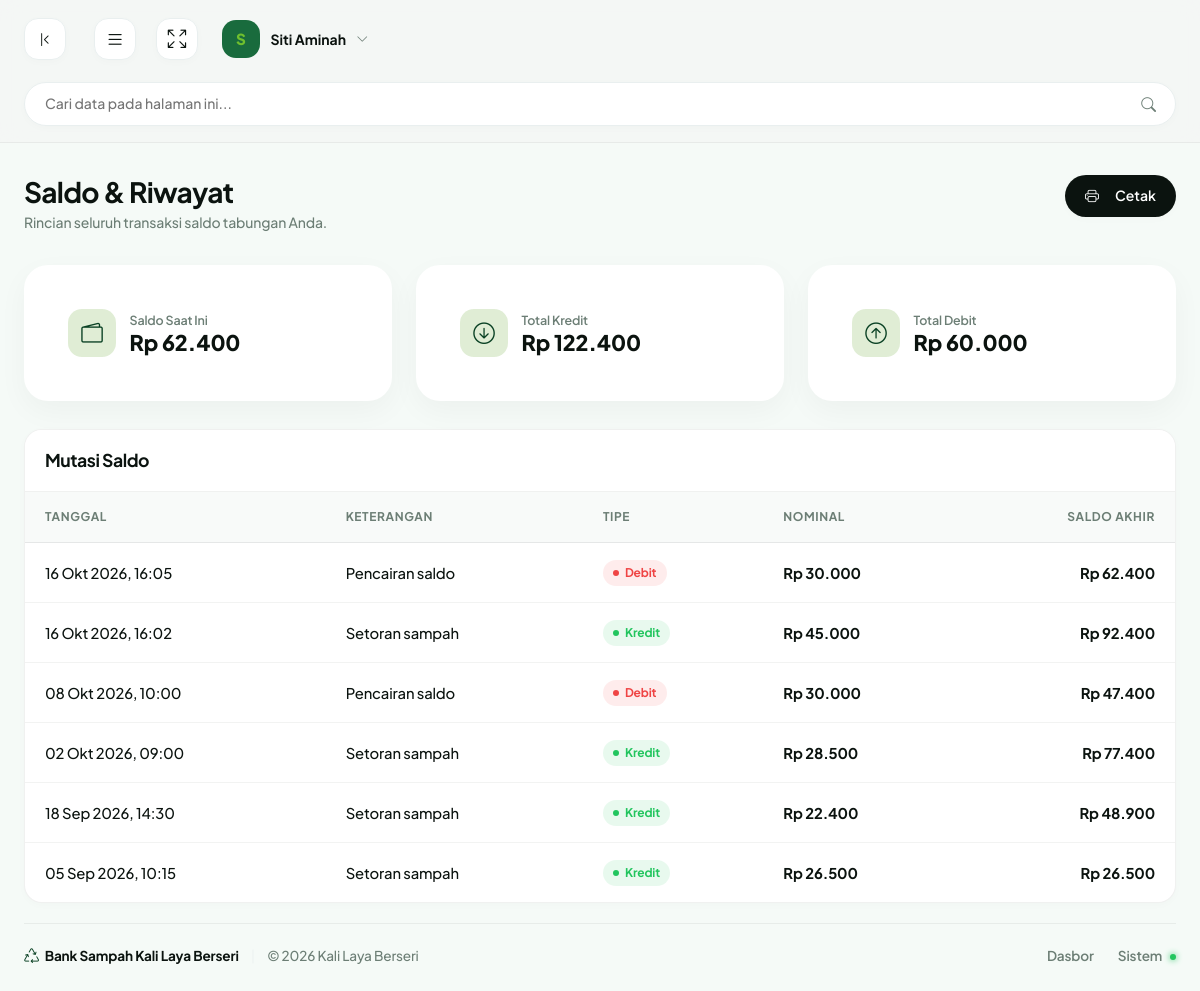
The app's page /nasabah/saldo.php (signed in) with its own data.
### tables this page shows
CREATE TABLE `saldo_mutasi` (
  `id` int NOT NULL,
  `user_id` int NOT NULL,
  `tipe` enum('kredit','debit') NOT NULL,
  `nominal` decimal(14,2) NOT NULL DEFAULT '0.00',
  `saldo_akhir` decimal(14,2) NOT NULL DEFAULT '0.00',
  `ref_type` varchar(20) DEFAULT NULL,
  `ref_id` int DEFAULT NULL,
  `keterangan` varchar(255) DEFAULT NULL,
  `tanggal` datetime NOT NULL
);

### includes/auth.php (called while the page is built, shortened)
<?php
require_once __DIR__ . '/../connection.php';
require_once __DIR__ . '/fungsi.php';
if (!function_exists('current_user')) {
    function current_user(): array
    {
        return [
            'id_user' => (int) ($_SESSION['id_user'] ?? 0),
            'name'    => $_SESSION['name'] ?? '',
            'email'   => $_SESSION['email'] ?? '',
            'role'    => $_SESSION['role'] ?? '',
        ];
    }
}

### includes/fungsi.php (called while the page is built, shortened)
<?php
if (!function_exists('e')) {
    function e($value): string
    {
        return htmlspecialchars((string) $value, ENT_QUOTES, 'UTF-8');
    }
}
if (!function_exists('rupiah')) {
    function rupiah($angka, bool $prefix = true): string
    {
        $hasil = number_format((float) $angka, 0, ',', '.');
        return $prefix ? 'Rp ' . $hasil : $hasil;
    }
}
if (!function_exists('tanggal_id')) {
    function tanggal_id(?string $tanggal): string
    {
        $bulan = [
            1 => 'Jan', 'Feb', 'Mar', 'Apr', 'Mei', 'Jun',
            'Jul', 'Agu', 'Sep', 'Okt', 'Nov', 'Des',
        ];
        $ts = strtotime($tanggal);
        return date('d', $ts) . ' ' . $bulan[(int) date('n', $ts)] . ' ' . date('Y', $ts);
    }
}
if (!function_exists('tanggal_waktu_id')) {
    function tanggal_waktu_id(?string $tanggal): string
    {
        $ts = strtotime($tanggal);
        return tanggal_id($tanggal) . ', ' . date('H:i', $ts);
    }
}
if (!function_exists('get_saldo')) {
    function get_saldo(mysqli $con, int $user_id): float
    {
        $stmt = mysqli_prepare(
            $con,
            'SELECT saldo_akhir FROM saldo_mutasi WHERE user_id = ? ORDER BY id DESC LIMIT 1'
        );
        mysqli_stmt_bind_param($stmt, 'i', $user_id);
        mysqli_stmt_execute($stmt);
        $res = mysqli_stmt_get_result($stmt);
        $row = $res ? mysqli_fetch_assoc($res) : null;
        return $row ? (float) $row['saldo_akhir'] : 0.0;
    }
}

### nasabah/saldo.php (the view, shortened to what this page needs)
<?php
require_once __DIR__ . '/../includes/auth.php';
$u   = current_user();
$uid = $u['id_user'];
$saldo = get_saldo($con, $uid);
$stmt = mysqli_prepare($con, "SELECT COALESCE(SUM(CASE WHEN tipe='kredit' THEN nominal ELSE 0 END),0) AS kredit, COALESCE(SUM(CASE WHEN tipe='debit' THEN nominal ELSE 0 END),0) AS debit FROM saldo_mutasi WHERE user_id = ?");
mysqli_stmt_bind_param($stmt, 'i', $uid);
mysqli_stmt_execute($stmt);
$sum = mysqli_fetch_assoc(mysqli_stmt_get_result($stmt));
$stmt = mysqli_prepare($con, "SELECT * FROM saldo_mutasi WHERE user_id = ? ORDER BY tanggal DESC");
mysqli_stmt_bind_param($stmt, 'i', $uid);
mysqli_stmt_execute($stmt);
$res = mysqli_stmt_get_result($stmt);
$rows = [];
while ($r = mysqli_fetch_assoc($res)) { $rows[] = $r; }
$page_actions  = '<button type="button" class="btn btn-dark-custom" data-print><i class="bi bi-printer me-1"></i> Cetak</button>';
require __DIR__ . '/../includes/header.php';
?>
<div class="row g-4 mb-1">
  <div class="col-md-4">
    <div class="card"><div class="card-body stat-mini">
      <div class="stat-mini-icon"><i class="bi bi-wallet2"></i></div>
      <div><div class="stat-mini-label">Saldo Saat Ini</div><div class="stat-mini-value"><?= e(rupiah($saldo)) ?></div></div>
    </div></div>
  </div>
  <div class="col-md-4">
    <div class="card"><div class="card-body stat-mini">
      <div class="stat-mini-icon"><i class="bi bi-arrow-down-circle"></i></div>
      <div><div class="stat-mini-label">Total Kredit</div><div class="stat-mini-value"><?= e(rupiah($sum['kredit'])) ?></div></div>
    </div></div>
  </div>
  <div class="col-md-4">
    <div class="card"><div class="card-body stat-mini">
      <div class="stat-mini-icon"><i class="bi bi-arrow-up-circle"></i></div>
      <div><div class="stat-mini-label">Total Debit</div><div class="stat-mini-value"><?= e(rupiah($sum['debit'])) ?></div></div>
    </div></div>
  </div>
</div>
<div class="table-card-custom no-print-controls">
  <div class="table-header-control"><h2 class="card-title mb-0">Mutasi Saldo</h2></div>
  <div class="table-responsive">
    <table class="table-custom">
      <thead><tr><th>Tanggal</th><th>Keterangan</th><th>Tipe</th><th>Nominal</th><th class="text-end">Saldo Akhir</th></tr></thead>
      <tbody>
        <?php if (empty($rows)): ?>
          <tr><td colspan="5" class="text-center text-muted-green py-4">Belum ada mutasi.</td></tr>
        <?php else: foreach ($rows as $r): ?>
          <tr>
            <td><?= e(tanggal_waktu_id($r['tanggal'])) ?></td>
            <td><?= e($r['keterangan'] ?: '-') ?></td>
            <td><?= $r['tipe'] === 'kredit' ? '<span class="badge-table success">Kredit</span>' : '<span class="badge-table failed">Debit</span>' ?></td>
            <td class="table-amount"><?= e(rupiah($r['nominal'])) ?></td>
            <td class="table-amount text-end"><?= e(rupiah($r['saldo_akhir'])) ?></td>
          </tr>
        <?php endforeach; endif; ?>
      </tbody>
    </table>
  </div>
</div>
<?php require __DIR__ . '/../includes/footer.php'; ?>

### assets/css/main.css (style rules this page uses)
:root { --bs-body-bg: #F5FAF7; --bs-body-font-family: 'Plus Jakarta Sans', sans-serif; --brand-forest-dark: #0C5429; --brand-forest-medium: #0A4124; --brand-forest-light: #196B3D; --brand-lime: #6FBF2E; --brand-lime-hover: #7FCE3E; --brand-lime-translucent: rgba(84, 155, 27, 0.18); --text-main: #0B130F; --text-muted-green: #6C7E75; --text-sidebar-muted: #879A91; --card-background: #FFFFFF; --border-light: #E9EFEF; --border-dark-green: rgba(255, 255, 255, 0.1); --sys-green: #22C55E; --sys-green-bg: #DCFCE7; --sys-red: #EF4444; --sys-red-bg: #FEE2E2; --sys-orange: #F97316; --sys-orange-bg: #FFEDD5; --sidebar-width: 280px; --navbar-height: 80px; --radius-xxl: 24px; --radius-xl: 18px; --radius-lg: 14px; --radius-md: 10px; --radius-sm: 6px; --shadow-sm: 0 2px 8px rgba(11, 19, 15, 0.02); --shadow-md: 0 10px 30px rgba(11, 19, 15, 0.04); --shadow-lg: 0 20px 50px rgba(11, 19, 15, 0.08); }
body { background-color: var(--bs-body-bg); color: var(--text-main); font-family: var(--bs-body-font-family); font-size: 0.925rem; font-weight: 500; -webkit-font-smoothing: antialiased; letter-spacing: -0.01em; }
h1, h2, h3, h4, h5, h6, .h1, .h2, .h3, .h4, .h5, .h6 { color: var(--text-main); font-weight: 700; letter-spacing: -0.025em; }
.btn-dark-custom { background-color: var(--text-main); color: #FFFFFF; font-weight: 600; font-size: 0.875rem; padding: 0.65rem 1.25rem; border-radius: 50rem; border: none; display: flex; align-items: center; gap: 0.75rem; box-shadow: var(--shadow-sm); transition: all 0.2s ease-in-out; }
.card { background-color: var(--card-background); border: none; border-radius: var(--radius-xxl); padding: 1.75rem; box-shadow: var(--shadow-md); margin-bottom: 1.5rem; position: relative; overflow: hidden; }
.card-title { font-size: 1.1rem; font-weight: 700; color: var(--text-main); margin-bottom: 0; }
.table-card-custom { background-color: #FFFFFF; border-radius: var(--radius-xl); border: 1px solid rgba(11, 19, 15, 0.06) !important; box-shadow: var(--shadow-sm); overflow: hidden; margin-bottom: 1.25rem !important; width: 100%; }
.table-custom { width: 100%; margin-bottom: 0; vertical-align: middle; border-collapse: collapse; }
.table-custom th, .table-custom td { padding: 1rem 1.25rem; border-bottom: 1px solid rgba(11, 19, 15, 0.05); white-space: nowrap; }
.table-custom th { background-color: #F8FAF9; color: var(--text-muted-green); font-size: 0.75rem; text-transform: uppercase; font-weight: 700; letter-spacing: 0.05em; border-bottom: 1px solid rgba(11, 19, 15, 0.08); }
.table-custom tbody tr { transition: background-color 0.2s ease-in-out; }
.table-custom tbody tr:last-child td { border-bottom: none; }
.badge-table { display: inline-flex; align-items: center; gap: 0.35rem; padding: 0.25rem 0.65rem; font-size: 0.75rem; font-weight: 700; border-radius: 50rem; }
.badge-table::before { content: ''; display: inline-block; width: 6px; height: 6px; border-radius: 50rem; }
.badge-table.success { background-color: rgba(34, 197, 94, 0.1); color: var(--sys-green); }
.badge-table.success::before { background-color: var(--sys-green); }
.badge-table.failed { background-color: rgba(239, 68, 68, 0.1); color: var(--sys-red); }
.badge-table.failed::before { background-color: var(--sys-red); }
.table-header-control { background-color: #FFFFFF; padding: 1.25rem; border-bottom: 1px solid rgba(11, 19, 15, 0.06); display: flex; align-items: center; justify-content: space-between; flex-wrap: wrap; gap: 1rem; }
.table-amount { font-weight: 700; color: var(--text-main); }

### assets/css/app.css (style rules this page uses)
.stat-mini { display: flex; align-items: center; gap: 0.85rem; }
.stat-mini-icon { width: 48px; height: 48px; border-radius: var(--radius-lg); display: flex; align-items: center; justify-content: center; font-size: 1.35rem; flex-shrink: 0; background-color: var(--brand-lime-translucent); color: var(--brand-forest-medium); }
.stat-mini-label { font-size: 0.78rem; font-weight: 600; color: var(--text-muted-green); margin-bottom: 0.1rem; }
.stat-mini-value { font-size: 1.35rem; font-weight: 800; color: var(--text-main); line-height: 1.15; }

### records on screen
saldo_mutasi: saldo_akhir "Rp 62.400", tanggal "16 Okt 2026, 16:05", keterangan "Pencairan saldo", tipe "Debit", nominal "Rp 30.000"
saldo_mutasi: tanggal "16 Okt 2026, 16:02", keterangan "Setoran sampah", tipe "Kredit", nominal "Rp 45.000", saldo_akhir "Rp 92.400"
saldo_mutasi: tanggal "08 Okt 2026, 10:00", keterangan "Pencairan saldo", tipe "Debit", nominal "Rp 30.000", saldo_akhir "Rp 47.400"
saldo_mutasi: tanggal "02 Okt 2026, 09:00", keterangan "Setoran sampah", tipe "Kredit", nominal "Rp 28.500", saldo_akhir "Rp 77.400"
saldo_mutasi: tanggal "18 Sep 2026, 14:30", keterangan "Setoran sampah", tipe "Kredit", nominal "Rp 22.400", saldo_akhir "Rp 48.900"
saldo_mutasi: tanggal "05 Sep 2026, 10:15", keterangan "Setoran sampah", tipe "Kredit", nominal "Rp 26.500", saldo_akhir "Rp 26.500"

### other values on screen
mb_substr($u['name'] ?: 'U', 0, 1) "S"
$u['name'] "Siti Aminah"
$page_title "Saldo & Riwayat"
$page_subtitle "Rincian seluruh transaksi saldo tabungan Anda."
rupiah($sum['kredit']) "Rp 122.400"
rupiah($sum['debit']) "Rp 60.000"
